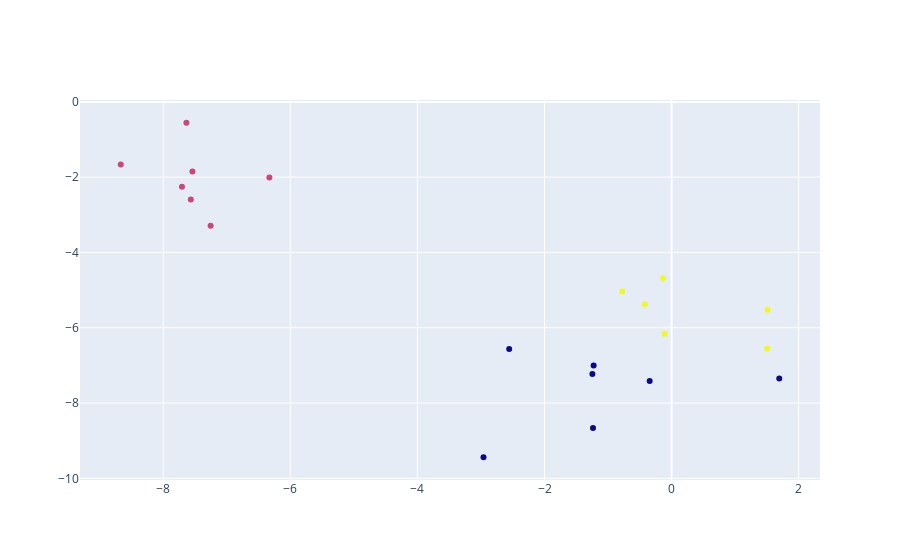

Here is the notebook cell this chart was saved with:
### Code cell
from scipy.cluster.hierarchy import ward, dendrogram
X, y =  make_blobs(n_samples = 20)
data = ward(X)
dendrogram(data)
fig = go.Figure()
fig.add_scatter(x = X[:, 0],
                y = X[:, 1], 
                mode = 'markers', 
                marker_color = y)

### Figure 1 — Plotly figure (JSON) as saved in the notebook; plotly's stock layout.template omitted (floating-point values rounded to 4 significant figures)
{"data": [{"marker": {"color": [2, 1, 2, 2, 0, 1, 1, 1, 0, 0, 1, 1, 0, 2, 1, 0, 0, 0, 2, 2]}, "mode": "markers", "type": "scatter", "x": [-0.422, -6.331, -0.1334, -0.7766, -2.96, -7.567, -7.542, -7.256, -0.3445, -2.556, -8.67, -7.707, -1.227, 1.511, -7.637, 1.695, -1.246, -1.236, -0.11, 1.505], "y": [-5.378, -2.009, -4.687, -5.038, -9.439, -2.59, -1.851, -3.289, -7.413, -6.562, -1.662, -2.252, -7.002, -5.523, -0.554, -7.345, -7.226, -8.66, -6.162, -6.551]}], "layout": {}}
